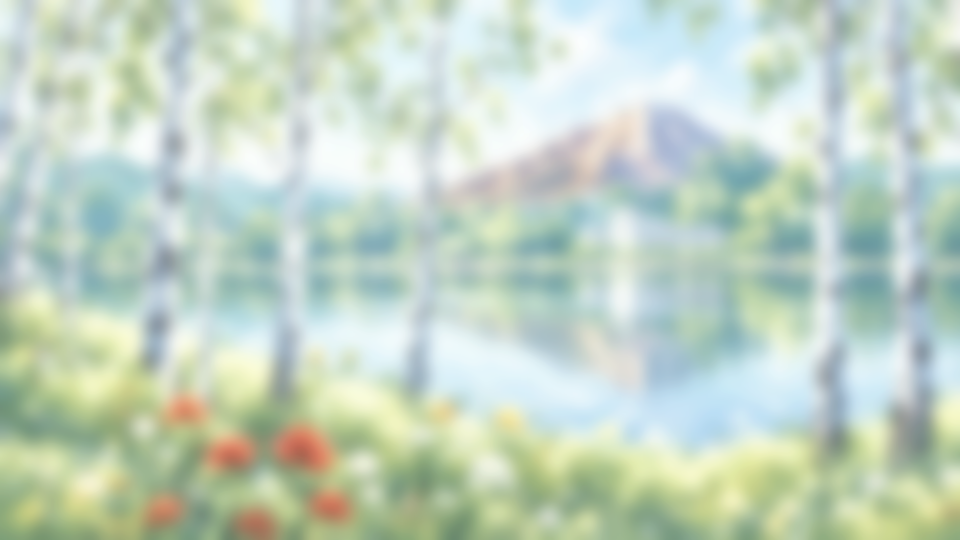
#> input picture userland/desktop/wallpapers/Birch-Lake.png, 1920 x 1080 px (shown at 1/2 size)
$ python -i hole-host.py   (imports and definitions only)
#> lines starting #> are read from the running program, lines starting #| are printed output that depends on the picture
#!/usr/bin/env python3
# BUG-237: host picture and check of what an application tile's cut-out picture shows.
# The tiles are the compositor's own pixels (tile-dump, icons.c kwl_icon_tile); the grounds are drawn with the panel
# shader's formulas (shaders/panel.frag: MODE_GLASS with the luma lift and the sheen, MODE_SOLID, MODE_IMAGE) and its
# blend (premultiplied over), in the order the compositor draws them:
#   App Home: white glass 0.48 over the blurred wallpaper, the blue tint 0.22, then each tile (home.c);
#   the light system bar: white glass 0.55 (shell.c), the tiles 28 px; Alt+Tab: white glass 0.66 (switcher-shell.c), 48 px.
# "before" is main's GLASS_HOLE_GROUND (the hole shows the ground drawn under the tile), "after" is GLASS_HOLE_SCENE
# (glass.c first draws the blurred scene as it is, MODE_GLASS of no colour, flat, inset 0.08 of the side, then the tile).
# The blurred wallpaper is approximated (a quarter size, Gaussian, scaled back); both cases use the same one.
# Checks: inside every cut-out (tile alpha 0) the "after" pixel equals the blurred scene there, and the "before" pixel
# equals the ground; outside the inset (the tile's rim) "after" equals "before".
#   hole-host.py DUMP_DIR OUT.png
# Copyright (C) 2026 Awe Morris; SPDX-License-Identifier: Zlib
import os
import sys

import numpy as np
from PIL import Image, ImageDraw, ImageFilter, ImageFont

ROOT = os.path.normpath(os.path.join(os.path.dirname(__file__), '..', '..', '..'))
FONT = os.path.join(ROOT, 'userland/desktop/fonts/Mahora-Regular.ttf')
WALLPAPERS = os.path.join(ROOT, 'userland/desktop/wallpapers')
WIDTH = 1280
HEIGHT = 800
BAR = 44
LUMA = np.array([0.2126, 0.7152, 0.0722], dtype=np.float64)
TILE_RADIUS = 0.24
SCENE_INSET = 0.08


# [12 lines left out: functions names, first_app, not called in this run]


def tile(dump, number, size):
    raw = np.fromfile(os.path.join(dump, '%02d-%d.rgba' % (number, size)), dtype=np.uint8)
    return raw.reshape(size, size, 4).astype(np.float64) / 255.0


def wallpaper(name):
    image = Image.open(os.path.join(WALLPAPERS, name)).convert('RGB')
#> image is the input picture: PIL image 1920x1080 RGB; mean R, G, B 194.1, 210.8, 195.2
    scale = max(WIDTH / image.width, HEIGHT / image.height)
#> scale = 0.741
    image = image.resize((round(image.width * scale), round(image.height * scale)), Image.LANCZOS)
#> image: PIL image 1422x800 RGB
    left = (image.width - WIDTH) // 2
#> left = 71
    top = (image.height - HEIGHT) // 2
#> top = 0
    return image.crop((left, top, left + WIDTH, top + HEIGHT))
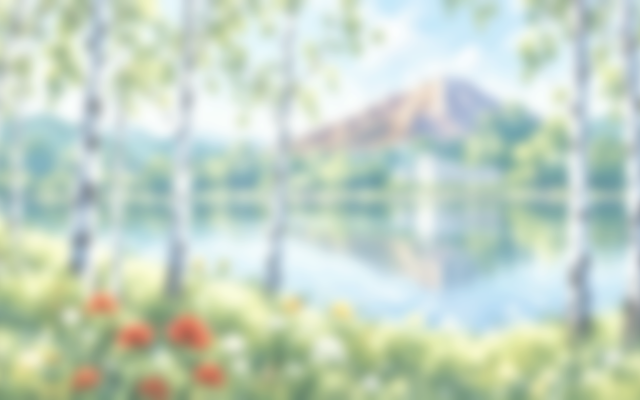
#> returned value: PIL image 1280x800 RGB (shown at 1/2 size); mean R, G, B 195.4, 211.8, 196.5


# [19 lines left out: functions blurred, cover, not called in this run]


def blend(target, colour, alpha):
    """Premultiplied over (ONE, ONE_MINUS_SRC_ALPHA)."""
    target[:] = colour + target * (1.0 - alpha[..., None])


# [66 lines left out: functions glass, solid, put_tile, home_places, check, not called in this run]


def to_image(target):
    return Image.fromarray((np.clip(target, 0.0, 1.0) * 255 + 0.5).astype(np.uint8))


# [84 lines left out: functions home, strip, main, not called in this run]


# [2 lines not run here, left out]

>>> result = wallpaper('../../../userland/desktop/wallpapers/Birch-Lake.png')
